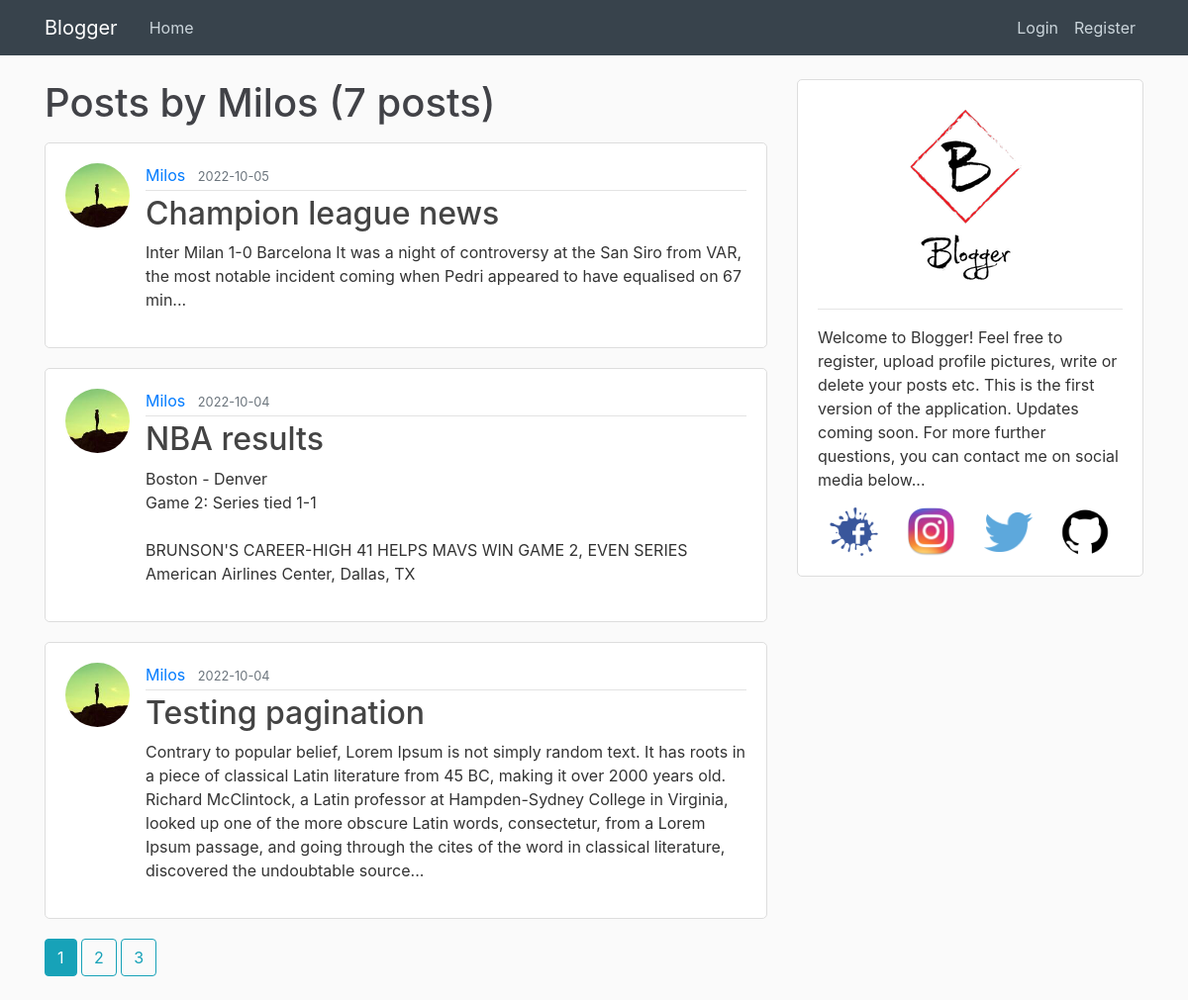
Screenshot of /user/Milos with the database file from the repository.
### blogger/models.py (models this page shows, shortened)
class User(db.Model, UserMixin):
    id = db.Column(db.Integer, primary_key=True)
    username = db.Column(db.String(20), unique=True, nullable=False)
    email = db.Column(db.String(120), unique=True, nullable=False)
    image_file = db.Column(db.String(20), nullable=False, default='default.jpg')
    password = db.Column(db.String(60), nullable=False)
    posts = db.relationship('Post', backref='author', lazy=True)

class Post(db.Model):
    id = db.Column(db.Integer, primary_key=True)
    title = db.Column(db.String(100), nullable=False)
    date_posted = db.Column(db.DateTime, nullable=False, default=datetime.utcnow)
    content = db.Column(db.Text, nullable=False)
    user_id = db.Column(db.Integer, db.ForeignKey('user.id'), nullable=False)

### blogger/users/routes.py (the view)
@bp.route("/user/<string:username>")
def user_posts(username):
    page = request.args.get('page', 1, type=int)
    user = User.query.filter_by(username=username).first_or_404()
    posts = Post.query.filter_by(author=user).order_by(Post.date_posted.desc()).paginate(page=page, per_page=3)
    return render_template('user_posts.html', posts=posts, user=user)

### blogger/templates/user_posts.html
{% extends 'layout.html' %}
{% block content %}
    <h1 class="mb-3">Posts by {{ user.username }} ({{ posts.total }} posts)</h1>
    {% for post in posts.items %}
        <article class="media content-section">
            <img class="rounded-circle article-img" src="{{ url_for('static', filename='profile_pics/' + post.author.image_file) }}">
            <div class="media-body">
                <div class="article-metadata">
                    <a class="mr-2" href="{{ url_for('users.user_posts', username=post.author.username) }}">{{ post.author.username }}</a>
                    <small class="text-muted">{{ post.date_posted.strftime('%Y-%m-%d') }}</small>
                </div>
                <h2><a class="article-title" href="{{ url_for('posts.post', post_id=post.id) }}">{{ post.title }}</a></h2>
                <p class="article-content">{{ post.content }}</p>
            </div>
        </article>
    {% endfor %}
    {% for page_num in posts.iter_pages(left_edge=1, right_edge=1, left_current=1, right_current=2) %}
        {% if page_num %}
            {% if posts.page == page_num %}
                <a class="btn btn-info mb-4" href="{{ url_for('users.user_posts', username=user.username, page=page_num) }}">{{ page_num }}</a>
            {% else %}
                <a class="btn btn-outline-info mb-4" href="{{ url_for('users.user_posts', username=user.username, page=page_num) }}">{{ page_num }}</a>
            {% endif %}
        {% else %}
            ...
        {% endif %}
    {% endfor %}
{% endblock %}

### blogger/static/main.css (style rules this page uses)
body { background: #fafafa; color: #333333; margin-top: 5rem; }
h1, h2, h3, h4, h5, h6 { color: #414247; }
.content-section { background: #ffffff; padding: 20px 20px; border: 1px solid #dddddd; border-radius: 5px; margin-bottom: 20px; }
.article-title { color: #444444; }
.article-content { white-space: pre-line; }
.article-img { height: 65px; width: 65px; margin-right: 16px; }
.article-metadata { padding-bottom: 3px; margin-bottom: 4px; border-bottom: 1px solid #e3e3e3 }

### rows the page displays
User: username "Milos"
Post: image_file (picture), author.username "Milos", date_posted "2022-10-05", title "Champion league news", content "Inter Milan 1-0 Barcelona It was a night of controversy at the San Siro from VAR, the most notable incident coming when Pedri appeared to have equalised on 67 min..."
Post: image_file (picture), author.username "Milos", date_posted "2022-10-04", title "NBA results", content "Boston - Denver Game 2: Series tied 1-1 BRUNSON'S CAREER-HIGH 41 HELPS MAVS WIN GAME 2, EVEN SERIES American Airlines Center, Dallas, TX"
Post: image_file (picture), author.username "Milos", date_posted "2022-10-04", title "Testing pagination", content "Contrary to popular belief, Lorem Ipsum is not simply random text. It has roots in a piece of classical Latin literature from 45 BC, making it over 2000 years old. Richard McClintock, a Latin professor at Hampden-Sydney College in Virginia, looked up one of the more obscure Latin words, consectetur, from a Lorem Ipsum passage, and going through the cites of the word in classical literature, discovered the undoubtable source..."

### other values shown
{{ posts.total }} "7"
{{ page_num }} "1"
{{ page_num }} "2" "3"
